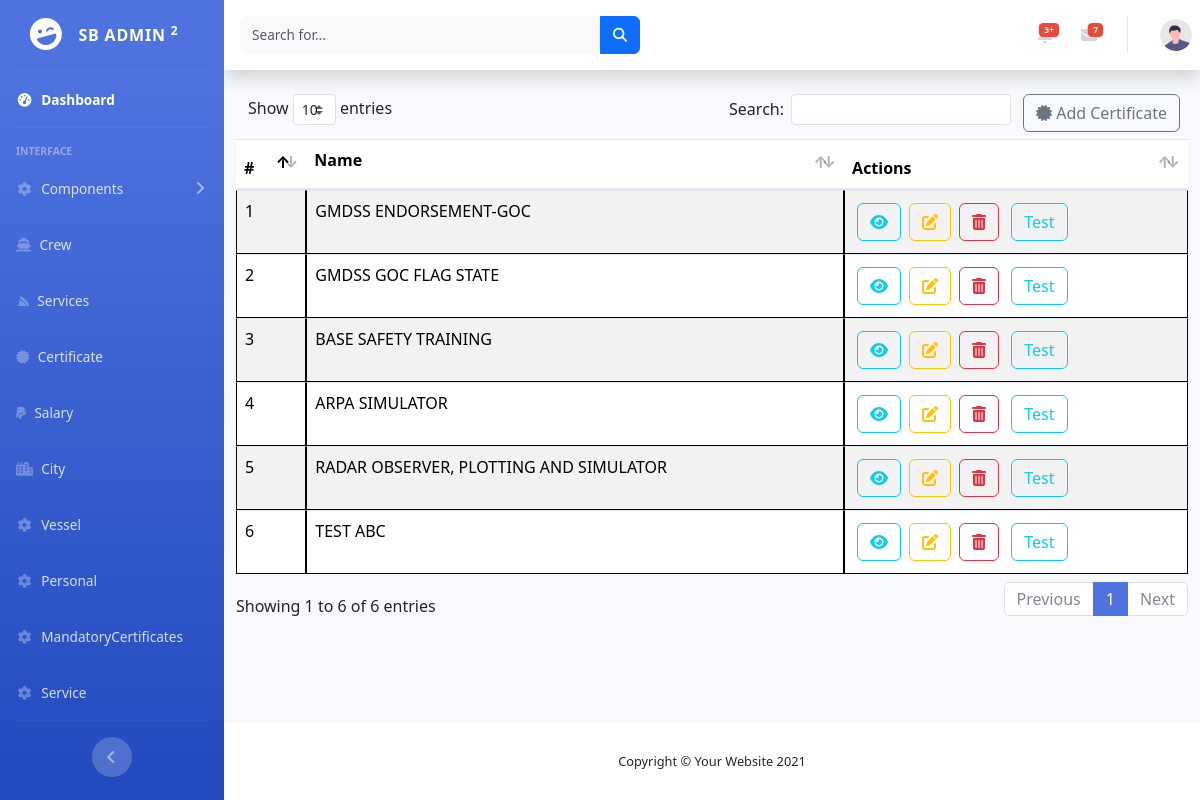
The page /certificate_index.php on the database its author committed.
### tables this page shows
CREATE TABLE `certificate` (
  `id` int(11) NOT NULL,
  `name` varchar(255) NOT NULL
);

### model/db.php (called while the page is built, shortened)
<?php
class Database
{
    private static $dbName = 'crew_db';
    private static $dbHost = 'localhost';
    private static $dbUsername = 'root';
    private static $dbUserPassword = '';
    private static $cont  = null;
    public static function connect()
    {
       if ( null == self::$cont )
       {
        try
        {
          self::$cont =  new PDO( "mysql:host=".self::$dbHost.";dbname=".self::$dbName, self::$dbUsername, self::$dbUserPassword);
        }
        catch(PDOException $e)
        {
          die($e->getMessage());
        }
       }
       return self::$cont;
    }
}
?>

### model/certificate.php (called while the page is built, shortened)
<?php
include_once('db.php');
class Certificate
{
    public function get_all_certificate()
    {
        $this->pdo = Database::connect();
        $this->pdo->setAttribute(PDO::ATTR_ERRMODE, PDO::ERRMODE_EXCEPTION);
        $sql  = "select * from certificate";
        $statement = $this->pdo->prepare($sql);
        $statement->execute();
        $result = $statement->fetchAll(PDO::FETCH_ASSOC);
        return $result;
    }
}

### controller/CertificateController.php (called while the page is built, shortened)
<?php
include_once('./model/certificate.php');
class CertificateController  extends Certificate
{
    public function show_all_certificate()
    {
        return $this->get_all_certificate();
    }
}

### certificate_index.php (the view, shortened to what this page needs)
<?php
include_once('./master_layouts/header.php');
include_once('./controller/CertificateController.php');
$certificate_controller = new CertificateController();
$result = $certificate_controller->show_all_certificate();
?>
<div class=" container-fluid ">
    <a class="btn btn-outline-secondary float-end me-2 " href="certificate_create_form.php"> <i class="fa fa-certificate" aria-hidden="true"></i> Add Certificate</a>
    <table class="table table-striped  " id="dataTable">
        <thead>
            <tr>
                <th scope="col">#</th>
                <th scope="col"><label>Name</label></th>
                <th scope="col">Actions</th>
            </tr>
        </thead>
        <tbody>
            <?php
            $count = 1;
            foreach ($result as  $x) {
                echo "<tr class='rowitem'>";
                echo "<td>" . $count++ . "</td>";
                echo "<td class='certificateName_td'
                data-id='" . $x['id'] . "'
                ><label class='certificateName_label'>" . $x['name'] . "</label><input type='text' class='certificate_text text-uppercase form-control'>";
                echo "<td><a  href='certificate_detail_form.php?cert_id=" . $x['id'] . "' class=' m-1 btn btn-outline-info'><i class=\"fas fa-eye\"></i></a><a  href='certificate_edit_form.php?cert_id=" . $x['id'] . "'class=' m-1 btn btn-outline-warning'><i class=\"fas fa-edit\"></i></a><a href='certificate_index.php?cert_id=" . $x['id'] . "' class=' m-1 btn btn-outline-danger' onclick=\"return confirm('Delete this record?')\" ><i class=\"fa fa-trash\" aria-hidden=\"true\"></i></a>
                <a  href='#' class=' m-1 btn btn-outline-info edit_button_test'>Test</a>
                </td>";
                echo "</tr>";
            }
            ?>
        </tbody>
    </table>
</div>
<?php
include_once('./master_layouts/footer.php');
?>

### css/style.css (style rules this page uses)
.btn { box-shadow: none; }
td { border: 1px solid black; }

### rows shown on the page
certificate: name "GMDSS ENDORSEMENT-GOC"
certificate: name "GMDSS GOC FLAG STATE"
certificate: name "BASE SAFETY TRAINING"
certificate: name "ARPA SIMULATOR"
certificate: name "RADAR OBSERVER, PLOTTING AND SIMULATOR"
certificate: name "TEST ABC"
